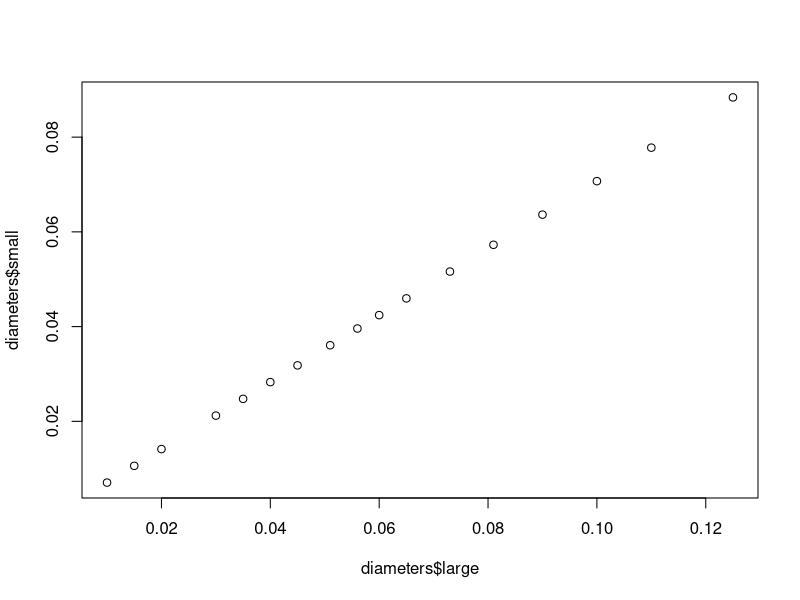

This figure's R source:
#Area of a circle

circ.area<-function(diameter){
  area<-pi*(diameter/2)^2
  return(area)
  }

circ.dia<-function(area){
  diameter<-2*sqrt(area/pi)
  return(diameter)
}

half.area<-function(diameter){
  large<-circ.area(diameter)
  small<-large/2
  half.dia<-sqrt(small/pi)*2
  return(half.dia)
  }


diameters<-data.frame(large=c(0.010,
                              0.015,
                              0.020,
                              0.030,
                              0.035,
                              0.040,
                              0.045,
                              0.051,
                              0.056,
                              0.060,
                              0.065,
                              0.073,
                              0.081,
                              0.090,
                              0.100,
                              0.110,
                              0.125))


diameters$small<-half.area(diameters$large)

half.dia.coef<-coef(lm(diameters$small~diameters$large))[2]

plot(diameters$small~diameters$large)

